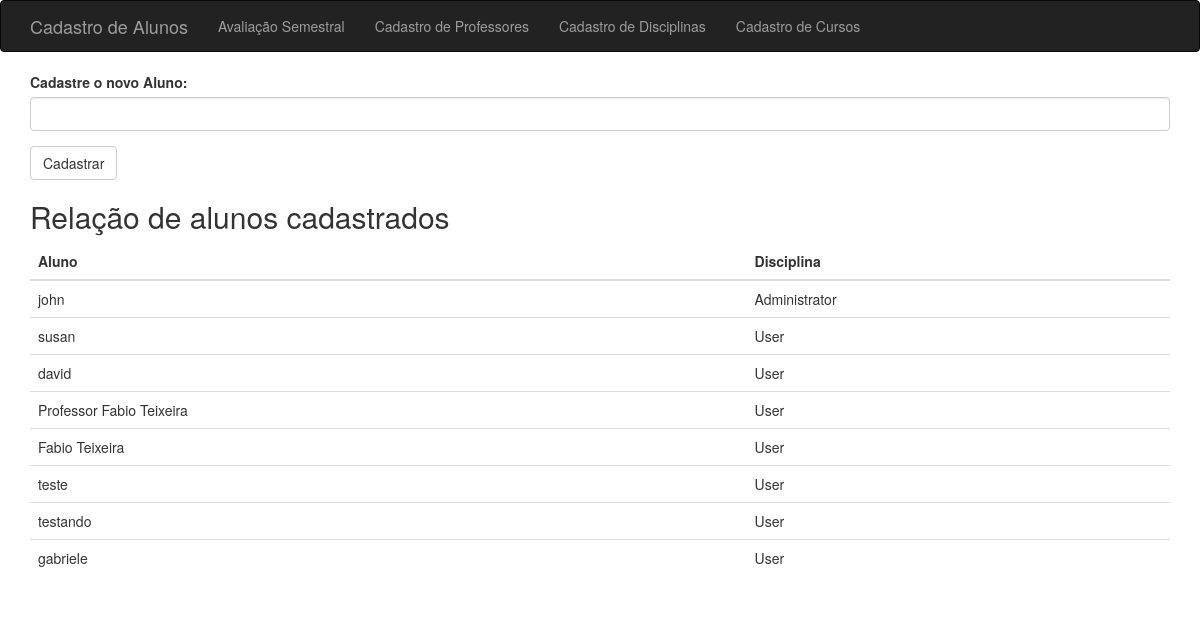
Before: / with the older database file.
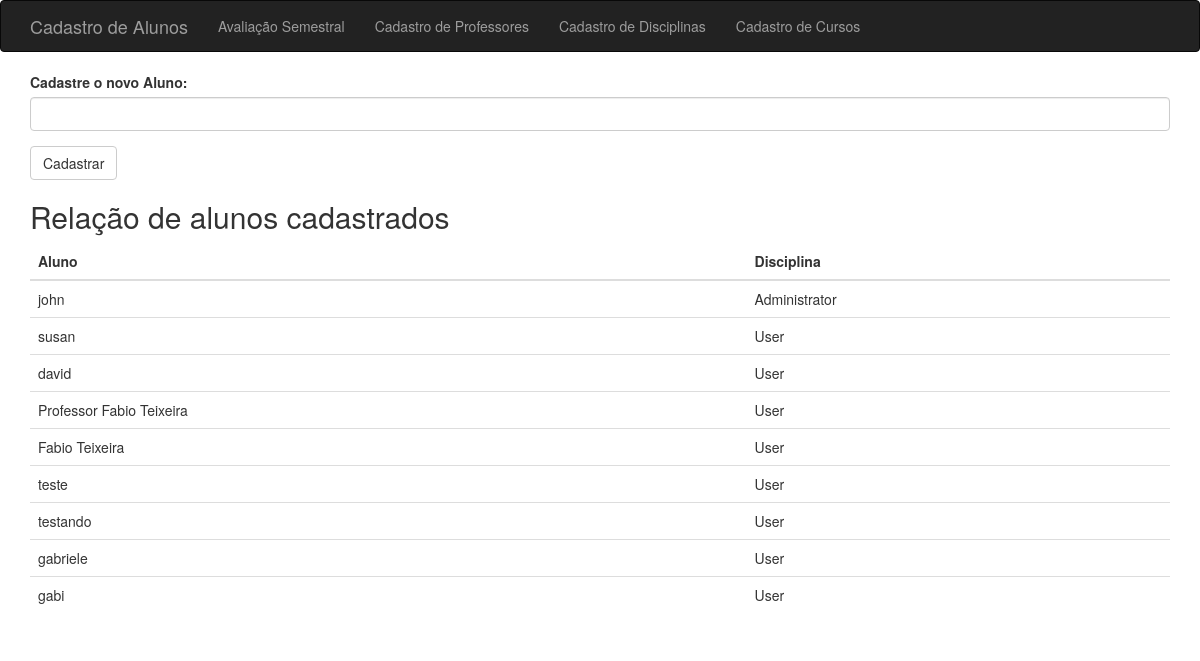
After: the same page with the newer database file.
### hello.py (models this page shows, shortened)
class User(db.Model):
    __tablename__ = 'users'
    id = db.Column(db.Integer, primary_key=True)
    username = db.Column(db.String(64), unique=True, index=True)
    role_id = db.Column(db.Integer, db.ForeignKey('roles.id'))

class Role(db.Model):
    __tablename__ = 'roles'
    id = db.Column(db.Integer, primary_key=True)
    name = db.Column(db.String(64), unique=True)
    users = db.relationship('User', backref='role', lazy='dynamic')

### hello.py (the view, shortened to what this page needs)
@app.route('/', methods=['GET', 'POST'])
def index():
    form = NameForm()
    user_all = User.query.all()
    return render_template('index.html', form=form, name=session.get('name'),
                           known=session.get('known', False),
                           user_all=user_all)

### hello.py
class NameForm(FlaskForm):
    name = StringField('Cadastre o novo Aluno:', validators=[DataRequired()])
    submit = SubmitField('Cadastrar')

### templates/index.html (shortened to what this page needs)
{% extends "base.html" %}
{% import "bootstrap/wtf.html" as wtf %}
{% block page_content %}
{{ wtf.quick_form(form) }}
<h2>Relação de alunos cadastrados</h2>
<table class="table">
    <thead>
        <tr>
            <th>Aluno</th>
            <th>Disciplina</th>
        </tr>
    </thead>
    <tbody>
        {% for key in user_all %}
        <tr>
            <td>{{ key.username }}</td>
            <td>{{ key.role.name }}</td>
        </tr>
        {% endfor %}
    </tbody>
</table>
{% endblock %}

Changed rows visible on the page:
added User: username "gabi", role.name "User"
